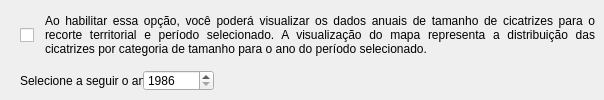
     <widget class="QWidget" name="fire_size">
      <attribute name="title">
       <string>Tamanho das cicatrizes </string>
      </attribute>
      <widget class="QLabel" name="Selecioneanoaseguir_4">
       <property name="geometry">
        <rect>
         <x>20</x>
         <y>70</y>
         <width>131</width>
         <height>21</height>
        </rect>
       </property>
       <property name="text">
        <string>Selecione a seguir o ano:</string>
       </property>
       <property name="alignment">
        <set>Qt::AlignLeading|Qt::AlignLeft|Qt::AlignVCenter</set>
       </property>
      </widget>
      <widget class="QCheckBox" name="check_fire_size">
       <property name="enabled">
        <bool>true</bool>
       </property>
       <property name="geometry">
        <rect>
         <x>20</x>
         <y>20</y>
         <width>21</width>
         <height>31</height>
        </rect>
       </property>
       <property name="font">
        <font>
         <strikeout>false</strikeout>
         <stylestrategy>PreferDefault</stylestrategy>
         <kerning>false</kerning>
        </font>
       </property>
       <property name="mouseTracking">
        <bool>true</bool>
       </property>
       <property name="contextMenuPolicy">
        <enum>Qt::DefaultContextMenu</enum>
       </property>
       <property name="acceptDrops">
        <bool>false</bool>
       </property>
       <property name="layoutDirection">
        <enum>Qt::LeftToRight</enum>
       </property>
       <property name="autoFillBackground">
        <bool>false</bool>
       </property>
       <property name="inputMethodHints">
        <set>Qt::ImhNone</set>
       </property>
       <property name="text">
        <string/>
       </property>
       <property name="checked">
        <bool>false</bool>
       </property>
       <property name="tristate">
        <bool>false</bool>
       </property>
      </widget>
      <widget class="QSpinBox" name="FireSizeYear">
       <property name="geometry">
        <rect>
         <x>143</x>
         <y>70</y>
         <width>71</width>
         <height>21</height>
        </rect>
       </property>
       <property name="minimum">
        <number>1986</number>
       </property>
       <property name="maximum">
        <number>2999</number>
       </property>
       <property name="value">
        <number>1986</number>
       </property>
      </widget>
      <widget class="QLabel" name="SelecioneProduto_fire_accumulated_9">
       <property name="geometry">
        <rect>
         <x>45</x>
         <y>10</y>
         <width>550</width>
         <height>51</height>
        </rect>
       </property>
       <property name="text">
        <string>&lt;html&gt;&lt;head/&gt;&lt;body&gt;&lt;p&gt;Ao habilitar essa opção, você poderá visualizar os dados anuais de tamanho de cicatrizes para o recorte territorial e período selecionado. A visualização do mapa representa a distribuição das cicatrizes por categoria de tamanho para o ano do período selecionado.&lt;/p&gt;&lt;/body&gt;&lt;/html&gt;</string>
       </property>
       <property name="alignment">
        <set>Qt::AlignJustify|Qt::AlignVCenter</set>
       </property>
       <property name="wordWrap">
        <bool>true</bool>
       </property>
      </widget>
     </widget>
